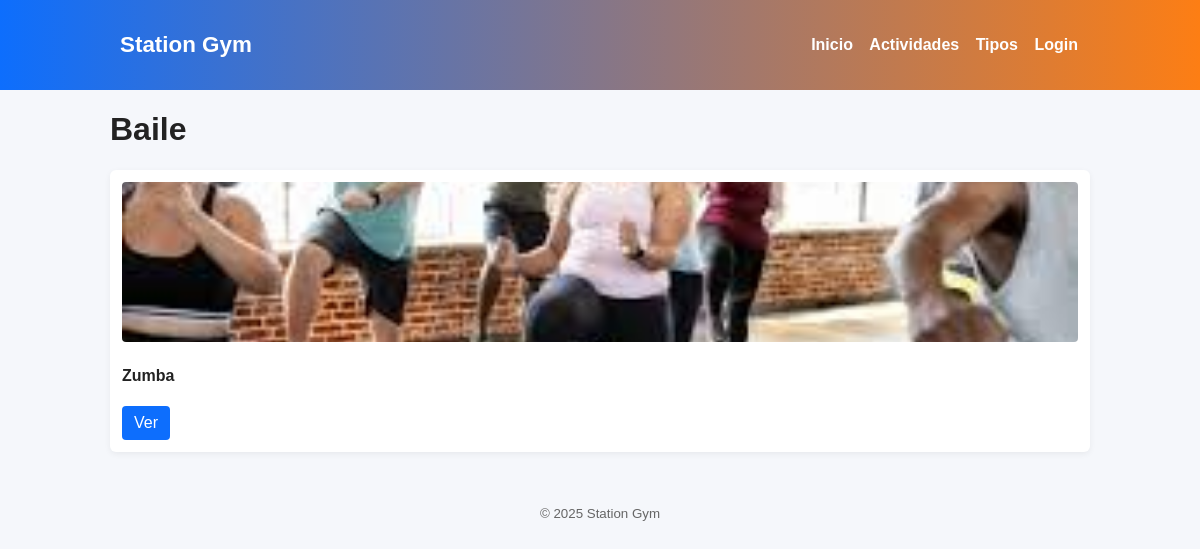
The page /station-gym/public/?action=tipo&id=2 on the database its author committed.
### tables this page shows
CREATE TABLE `tipos` (
  `id` int(11) NOT NULL,
  `nombre` varchar(100) NOT NULL
);

CREATE TABLE `actividades` (
  `id` int(11) NOT NULL,
  `nombre` varchar(255) NOT NULL,
  `descripcion` text DEFAULT NULL,
  `imagen` varchar(255) DEFAULT NULL,
  `tipo_id` int(11) DEFAULT NULL,
  `created_at` timestamp NOT NULL DEFAULT current_timestamp()
);

### station-gym/app/controllers/TiposController.php (called while the page is built, shortened)
<?php
class TiposController {
    private $pdo;
    public function __construct($pdo){ $this->pdo = $pdo; }
    public function view($id){
        $stmt = $this->pdo->prepare("SELECT * FROM tipos WHERE id = ?");
        $stmt->execute([$id]);
        $tipo = $stmt->fetch(PDO::FETCH_ASSOC);
        $stmt2 = $this->pdo->prepare("SELECT a.id,a.nombre,a.imagen FROM actividades a WHERE a.tipo_id = ? ORDER BY a.created_at DESC");
        $stmt2->execute([$id]);
        $actividades = $stmt2->fetchAll(PDO::FETCH_ASSOC);
        require __DIR__.'/../views/layout/header.phtml';
        require __DIR__.'/../views/tipos/view.phtml';
        require __DIR__.'/../views/layout/footer.phtml';
    }
}
?>

### station-gym/app/views/tipos/view.phtml (the view)
<h1><?= htmlspecialchars($tipo['nombre']) ?></h1>
<div class="grid">
<?php foreach($actividades as $a): ?>
  <div class="card">
    <img src="<?= htmlspecialchars($a['imagen'] ?: (BASE_URL . 'public/img/default.png')) ?>" alt="">
    <h4><?= htmlspecialchars($a['nombre']) ?></h4>
    <a class="btn" href="<?= BASE_URL ?>?action=actividades&id=<?= $a['id'] ?>">Ver</a>
  </div>
<?php endforeach; ?>
</div>

### station-gym/public/css/style.css (style rules this page uses)
body { font-family: Arial, sans-serif; margin:0; padding:0; background:#f5f7fb; color:#222; }
.card { background:white; border-radius:6px; box-shadow:0 2px 6px rgba(10,10,10,0.06); padding:12px; }
.grid { display:flex; gap:12px; flex-wrap:wrap; }
.grid .card { flex:1 1 calc(33% - 12px); min-width:220px; }
.card img { width:100%; height:160px; object-fit:cover; border-radius:4px; }
.btn { display:inline-block; padding:8px 12px; background:#0d6efd; color:white; text-decoration:none; border-radius:4px; }

### rows shown on the page
tipos: nombre "Baile"
actividades: imagen (picture), nombre "Zumba"
